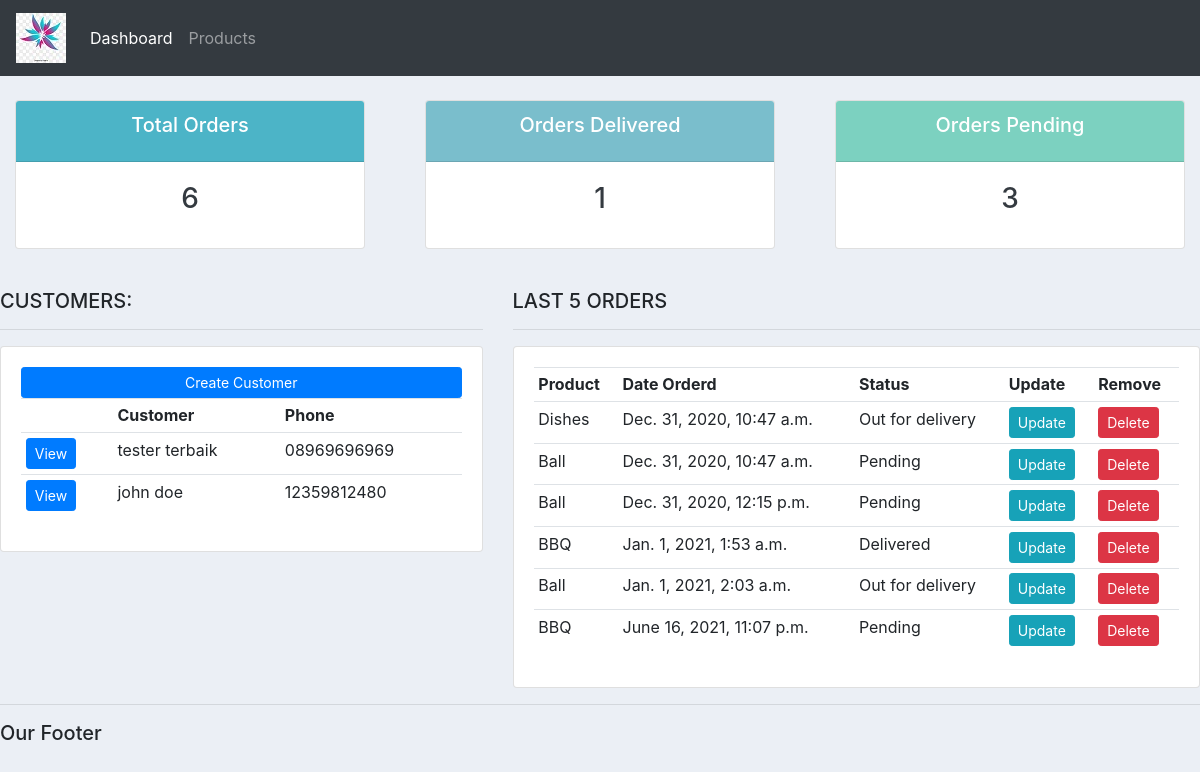
The page / on the database its author committed.
### accounts/models.py (models this page shows, shortened)
class Customer(models.Model):
    name = models.CharField(null = True, max_length=200)
    phone = models.CharField(null=True, max_length=200)
    email = models.CharField(null=True, max_length=200)
    date_created = models.DateTimeField(null=True, auto_now_add=True)

class Order(models.Model):
    STATUS = (
        ('Pending', 'Pending'),
        ('Out for delivery', 'Out for delivery'),
        ('Delivered', 'Delivered')
    )
    customer = models.ForeignKey(Customer, null=True, on_delete=models.SET_NULL)
    product = models.ForeignKey(Product, null=True, on_delete=models.SET_NULL)
    date_created = models.DateTimeField(null=True, auto_now_add=True)
    status = models.CharField(null=True, max_length=200, choices=STATUS)
    note = models.CharField(null = True, max_length=1000)

class Product(models.Model):
    STATUS = (
        ('Indoor', 'Indoor'),
        ('Out door', 'Out door')
    )
    name = models.CharField(null = True, max_length=200)
    price = models.FloatField(null = True)
    category = models.CharField(null = True, max_length=200, choices=STATUS)
    description = models.CharField(null = True, max_length=200, blank=True)
    date_created = models.DateTimeField(null=True, auto_now_add=True)
    tag = models.ManyToManyField(Tag)
    def __str__(self):
        return self.name

### accounts/views.py (the view)
# urls.py: path('', views.home, name='home'),
def home(request):
    customers = Customer.objects.all()
    orders = Order.objects.all()
    total_customers = customers.count()
    total_orders = orders.count()
    delivered = orders.filter(status = 'Delivered').count()
    pending = orders.filter(status = 'Pending').count()
    cont = {'customers': customers, 'orders':orders,
    'total_customers':total_customers,'total_orders' :total_orders,
    'delivered':delivered,'pending' :pending}
    return render(request,'accounts/dashboard.html', cont)

### accounts/templates/accounts/dashboard.html
{% extends 'accounts/main.html' %}
{% block content %}
{% include 'accounts/status.html' %}
<br>
<div class="row">
	<div class="col-md-5">
		<h5>CUSTOMERS:</h5>
		<hr>
		<div class="card card-body">
			<a class="btn btn-primary  btn-sm btn-block" href="">Create Customer</a>
			<table class="table table-sm">
				<tr>
					<th></th>
					<th>Customer</th>
					<th>Phone</th>
				</tr>
				{% for customer in customers %}
				<tr>
					<td><a href="{% url 'customer' customer.id%}" class="btn btn-sm btn-primary">View</a></td>
					<td>{{customer.name}}</td>
					<td>{{customer.phone}}</td>
				</tr>
				{% endfor %}
			</table>
		</div>
	</div>
	<div class="col-md-7">
		<h5>LAST 5 ORDERS</h5>
		<hr>
		<div class="card card-body">
			<table class="table table-sm">
				<tr>
					<th>Product</th>
					<th>Date Orderd</th>
					<th>Status</th>
					<th>Update</th>
					<th>Remove</th>
				</tr>
				{% for order in orders %}
				<tr>
					<td>{{order.product}}</td>
					<td>{{order.date_created}}</td>
					<td>{{order.status}}</td>
					<td><a class='btn btn-sm btn-info' href="{% url  'updateorder' order.id %}">Update</a></td>
					<td><a href="{% url  'deleteorder' order.id %}" class="btn btn-sm btn-danger">Delete</a></td>
				</tr>
				{% endfor %}
			</table>
		</div>
	</div>
</div>
{% endblock content %}

### accounts/templates/accounts/main.html (shortened to what this page needs)
<!DOCTYPE html>
<html lang="en">
<head>
    {% load static %}
    <link rel="stylesheet" href="https://stackpath.bootstrapcdn.com/bootstrap/4.3.1/css/bootstrap.min.css">
    <link rel='stylesheet' type='text/css' href="{% static '/css/main.css' %}">
</head>
<body>
    {% include 'accounts/navbar.html' %}
    {% block content %}
    {% endblock content %}
    <hr>
    <h5>Our Footer</h5>
</body>
</html>

### accounts/templates/accounts/navbar.html (shortened to what this page needs)
{% load static %}
<nav class="navbar navbar-expand-lg navbar-dark bg-dark">
    <a class="navbar-brand" href="#"><img src="{% static '/images/logo.jpg' %}"></a>
    <div class="collapse navbar-collapse" id="navbarNav">
      <ul class="navbar-nav">
        <li class="nav-item active">
          <a class="nav-link" href="{% url 'home' %}">Dashboard</a>
        </li>
        <li class="nav-item">
          <a class="nav-link" href="{% url 'products'%}">Products</a>
        </li>
      </ul>
    </div>
  </nav>

### accounts/templates/accounts/status.html
<br>
<div class="row">
	<div class="col">
		<div class="col-md">
			<div class="card text-center text-white  mb-3" >
			  	<div class="card-header" id="total-orders">
			  		<h5 class="card-title">Total Orders</h5>
			  	</div>
			  	<div class="card-body">
			    	<h3 class="card-title text-dark">{{total_orders}}</h3>
			  	</div>
			</div>
		</div>
	</div>
	<div class="col">
		<div class="col-md">
			<div class="card text-center text-white  mb-3" >
			  	<div class="card-header" id="orders-delivered">
			  		<h5 class="card-title">Orders Delivered</h5>
			  	</div>
			  	<div class="card-body">
			    	<h3 class="card-title text-dark">{{delivered}}</h3>
			  	</div>
			</div>
		</div>
	</div>
	<div class="col">
		<div class="col-md">
			<div class="card text-center text-white  mb-3" >
			  	<div class="card-header" id="orders-pending">
			  		<h5 class="card-title">Orders Pending</h5>
			  	</div>
			  	<div class="card-body">
			    	<h3 class="card-title text-dark">{{pending}}</h3>
			  	</div>
			</div>
		</div>
	</div>
</div>

### static/css/main.css (style rules this page uses)
body { background-color:#ebeff5; }
#total-orders { background-color:#4cb4c7; }
#orders-pending { background-color:#7CD1C0; }
#orders-delivered { background-color:#7abecc; }

### rows shown on the page
Customer: name "tester terbaik", phone "08969696969"
Customer: name "john doe", phone "12359812480"
Order: product "Dishes", date_created "Dec. 31, 2020, 10:47 a.m.", status "Out for delivery"
Order: product "Ball", date_created "Dec. 31, 2020, 10:47 a.m.", status "Pending"
Order: product "Ball", date_created "Dec. 31, 2020, 12:15 p.m.", status "Pending"
Order: product "BBQ", date_created "Jan. 1, 2021, 1:53 a.m.", status "Delivered"
Order: product "Ball", date_created "Jan. 1, 2021, 2:03 a.m.", status "Out for delivery"
Order: product "BBQ", date_created "June 16, 2021, 11:07 p.m.", status "Pending"

### other values the page prints
{{ total_orders }} "6"
{{ delivered }} "1"
{{ pending }} "3"
